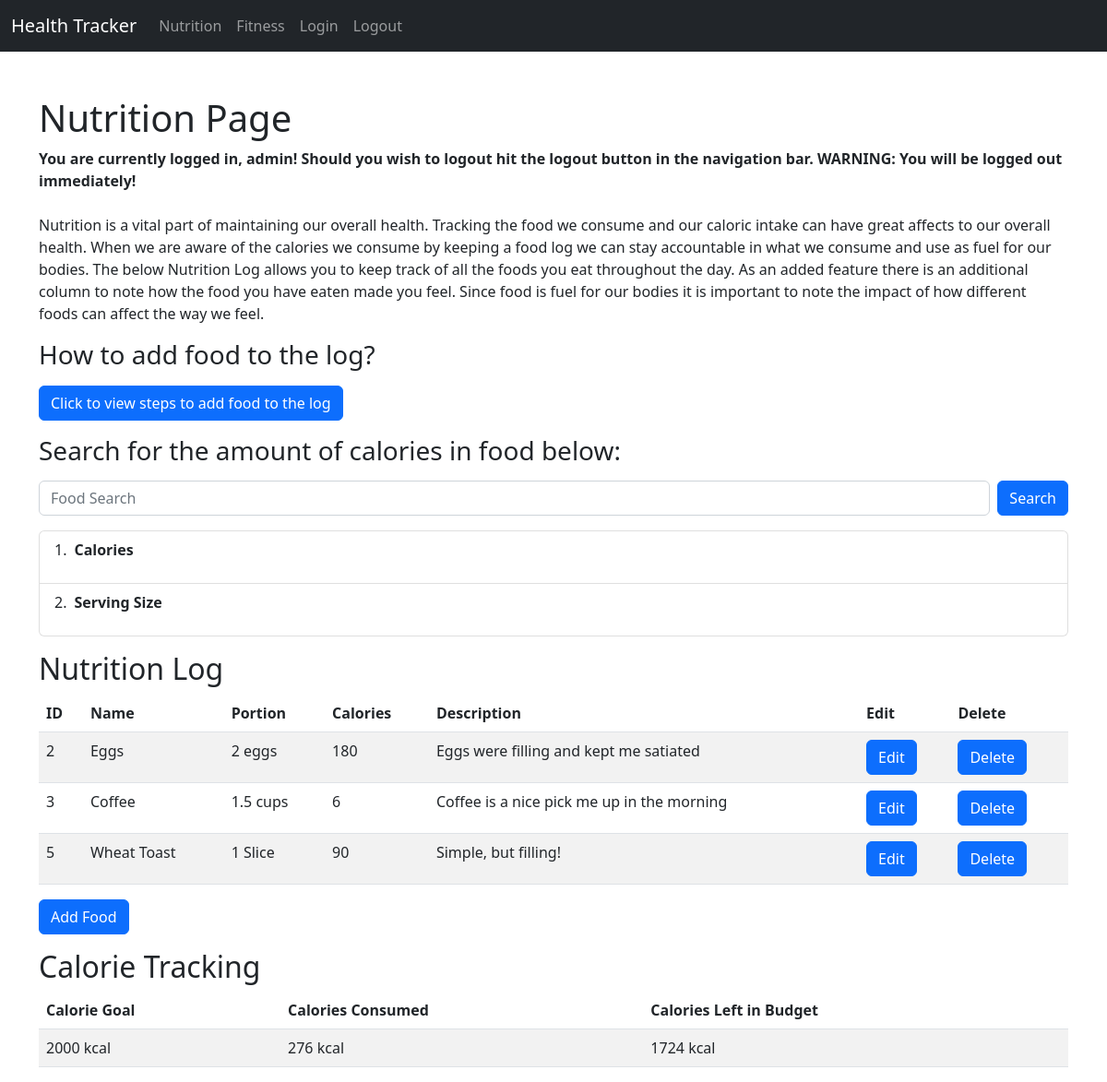
The page /nutrition/ (signed in) on the database its author committed.
### tables this page shows
CREATE TABLE food_log (
           id INTEGER PRIMARY KEY AUTOINCREMENT,
           name text,
           portion text,
           calories integer,
           description text
);

CREATE TABLE cal_goal (
           id INTEGER PRIMARY KEY AUTOINCREMENT,
           calories integer
);

### app.py (the view, shortened to what this page needs)
@app.route("/nutrition/", methods=["POST", "GET"])
def nutrition():
    if "user" in session:
        user = session["user"]
        food_data = query_food_details()
        total_cals = total_calories()
        goal = get_goal()
        flash(f"You are currently logged in, {user}! Should you wish to logout hit the logout button in the navigation "
              f"bar. WARNING: You will be logged out immediately!")
        return render_template("nutrition.html", food_data=food_data, total_cals=total_cals, goal=goal)
    else:
        flash("Please login to access the Nutrition Page!")
        flash("Logging in allows Health Tracker to save your data and tailor the application to your needs!")
        return redirect(url_for("login"))

### app.py (called while the page is built)
def query_food_details():
    conn = sqlite3.connect(db_locale)
    c = conn.cursor()
    c.execute("""
    SELECT * FROM food_log
    """)
    food_data = c.fetchall()
    return food_data

def total_calories():
    conn = sqlite3.connect(db_locale)
    c = conn.cursor()
    c.execute("""SELECT SUM(calories) FROM food_log
    """)
    total_cals = c.fetchone()
    return total_cals

def get_goal():
    conn = sqlite3.connect(db_locale)
    c = conn.cursor()
    c.execute("""SELECT calories FROM cal_goal""")
    goal = c.fetchone()
    return goal

### templates/nutrition.html (shortened to what this page needs)
{% extends "base.html" %}
{% block content %}
<h1>Nutrition Page</h1>
    {% with messages = get_flashed_messages() %}
        {% if messages %}
            {%for msg in messages %}
                <strong>{{msg}}</strong>
            {% endfor %}
        {% endif %}
    {% endwith %}
<br></br>
<p>Nutrition is a vital part of maintaining our overall health. Tracking the food we consume and our caloric intake
  can have great affects to our overall health. When we are aware of the calories we consume by keeping a food log we
  can stay accountable in what we consume and use as fuel for our bodies. The below Nutrition Log allows you to keep
  track of all the foods you eat throughout the day. As an added feature there is an additional column to note how the
  food you have eaten made you feel. Since food is fuel for our bodies it is important to note the impact of how
  different foods can affect the way we feel.</p>
<h3>How to add food to the log?</h3>
<button type="button" class="btn btn-primary" data-bs-toggle="modal" data-bs-target="#exampleModal">
  Click to view steps to add food to the log
</button>
<h3>Search for the amount of calories in food below:</h3>
      <form class="d-flex" role="search" action="#" method="POST">
        <input class="form-control me-2" type="text" name="keyword" placeholder="Food Search" value="{{ request.form['keyword'] }}" aria-label="Search">
        <input class="btn btn-primary" type="submit" value="Search">
      </form>
<ol class="list-group list-group-numbered">
  <li class="list-group-item d-flex justify-content-between align-items-start">
    <div class="ms-2 me-auto">
      <div class="fw-bold">Calories</div>
    </div>
  </li>
  <li class="list-group-item d-flex justify-content-between align-items-start">
    <div class="ms-2 me-auto">
      <div class="fw-bold">Serving Size</div>
    </div>
  </li>
</ol>
<h2>Nutrition Log</h2>
<table class="table table-striped">
  <thead>
    <tr>
      <th scope="col">ID</th>
      <th scope="col">Name</th>
      <th scope="col">Portion</th>
      <th scope="col">Calories</th>
      <th scope="col">Description</th>
      <th scope="col">Edit</th>
      <th scope="col">Delete</th>
    </tr>
  </thead>
  <tbody>
    {% for food in food_data %}
    <tr>
      <td>{{ food[0] }}</td>
      <td>{{ food[1] }}</td>
      <td>{{ food[2] }}</td>
      <td>{{ food[3] }}</td>
      <td>{{ food[4] }}</td>
      <td><a class="btn btn-primary" href="{{ url_for('edit_food', id=food[0]) }}" role="button">Edit</a></td>
      <td><a class="btn btn-primary" href="{{ url_for('delete_food', id=food[0]) }}" role="button">Delete</a></td>
    </tr>
    {% endfor %}
  </tbody>
</table>
<a class="btn btn-primary" href="{{ url_for('add_food') }}" role="button">Add Food</a>
<h2>Calorie Tracking</h2>
<table class="table table-striped">
  <thead>
  <tr>
    <th scope="col">Calorie Goal</th>
    <th scope="col">Calories Consumed</th>
    <th scope="col">Calories Left in Budget</th>
  </tr>
  </thead>
  <tbody>
    <tr>
      <td>{{goal[0]}} kcal</td>
      <td>{{total_cals[0]}} kcal</td>
      <td>{{goal[0] - total_cals[0]}} kcal</td>
    </tr>
  </tbody>
</table>
{% endblock %}

### templates/base.html (shortened to what this page needs)
<!doctype html>
<html>
<head>
<link href="https://cdn.jsdelivr.net/npm/bootstrap@5.2.0-beta1/dist/css/bootstrap.min.css" rel="stylesheet">
    </head>
    <body>
        {% include 'navbar.html' %}
        <br></br>
        <div class ="container">
            {% block content %}
            {% endblock %}
        </div>
    </body>
</html>

### templates/navbar.html (shortened to what this page needs)
<nav class="navbar navbar-expand-lg navbar-dark bg-dark">
  <div class="container-fluid">
    <a class="navbar-brand" href="{{url_for('home')}}">Health Tracker</a>
    <div class="collapse navbar-collapse" id="navbarSupportedContent">
      <ul class="navbar-nav me-auto mb-2 mb-lg-0">
        <li class="nav-item">
          <a class="nav-link" href="{{url_for('nutrition')}}">Nutrition</a>
        </li>
        <li class="nav-item">
          <a class="nav-link" href="{{url_for('fitness')}}">Fitness</a>
        </li>
        <li class="nav-item">
          <a class="nav-link" href="{{url_for('login')}}">Login</a>
        </li>
        <li class="nav-item">
          <a class="nav-link" href="{{url_for('logout')}}">Logout</a>
        </li>
      </ul>
    </div>
  </div>
</nav>

### rows shown on the page
food_log: id "2", name "Eggs", portion "2 eggs", calories "180", description "Eggs were filling and kept me satiated"
food_log: id "3", name "Coffee", portion "1.5 cups", calories "6", description "Coffee is a nice pick me up in the morning"
food_log: id "5", name "Wheat Toast", portion "1 Slice", calories "90", description "Simple, but filling!"
cal_goal: calories "2000", goal[0]-total_cals[0] "1724"

### other values the page prints
{{ msg }} "You are currently logged in, admin! Should you wish to logout hit the logout button in the navigation bar. WARNING: You will be logged out immediately!"
{{ total_cals[0] }} "276"
